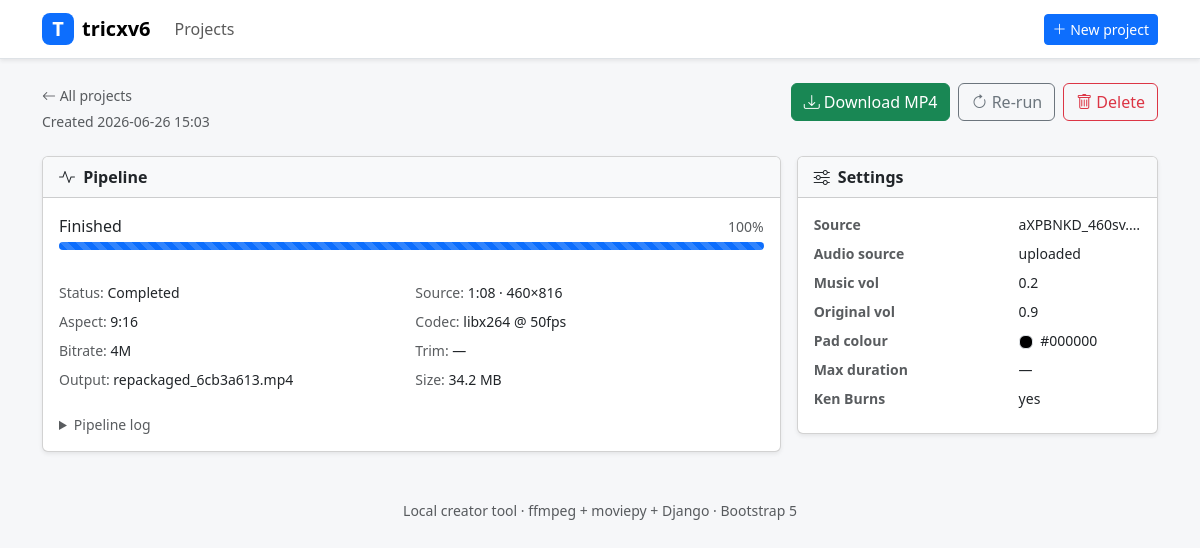
Screenshot of /projects/8/ with the database file from the repository.
### projects/models.py (models this page shows, shortened)
class VideoProject(models.Model):
    title = models.CharField(max_length=200, blank=True)
    original = models.FileField(upload_to=upload_to_original)
    original_filename = models.CharField(max_length=255, blank=True)
    duration_seconds = models.FloatField(null=True, blank=True)
    width = models.IntegerField(null=True, blank=True)
    height = models.IntegerField(null=True, blank=True)
    song_url = models.URLField(blank=True)
    song_file = models.FileField(upload_to=upload_to_audio, blank=True)
    music_volume = models.FloatField(
        default=0.8, help_text="Background music volume 0.0–1.0"
    )
    original_audio_volume = models.FloatField(
        default=0.2, help_text="Original audio volume 0.0–1.0"
    )
    aspect_ratio = models.CharField(
        max_length=10, choices=ASPECT_RATIO_CHOICES, default="9:16"
    )
    pad_color = models.CharField(
        max_length=7, default="#000000", help_text="Background padding colour (hex)"
    )
    codec = models.CharField(max_length=20, choices=CODEC_CHOICES, default="libx264")
    fps = models.IntegerField(choices=FPS_CHOICES, default=30)
    bitrate = models.CharField(max_length=10, choices=BITRATE_CHOICES, default="2M")
    max_duration = models.IntegerField(
        default=0, help_text="Trim to N seconds (0 = keep full duration)"
    )
    start_seconds = models.FloatField(
        default=0.0, help_text="Trim start point in seconds (0 = from beginning)"
    )
    end_seconds = models.FloatField(
        default=0.0, help_text="Trim end point in seconds (0 = until end of clip)"
    )
    ken_burns = models.BooleanField(
        default=False, help_text="Slow pan/zoom (good for photo slideshows)"
    )
    output = models.FileField(upload_to=upload_to_output, blank=True)
    output_filename = models.CharField(max_length=255, blank=True)
    output_size_bytes = models.BigIntegerField(null=True, blank=True)
    status = models.CharField(max_length=20, choices=STATUS_CHOICES, default="draft")
    progress = models.IntegerField(default=0, help_text="0–100")
    current_stage = models.CharField(max_length=100, blank=True)
    error_message = models.TextField(blank=True)
    log = models.TextField(blank=True)
    created_at = models.DateTimeField(default=timezone.now)
    updated_at = models.DateTimeField(auto_now=True)
    started_at = models.DateTimeField(null=True, blank=True)
    completed_at = models.DateTimeField(null=True, blank=True)
    class Meta:
        ordering = ["-created_at"]
    @property
    def is_terminal(self) -> bool:
        return self.status in ("done", "failed")

### projects/views.py (the view)
# urls.py: path("projects/<int:pk>/", views.project_detail, name="project_detail"),
def project_detail(request, pk: int):
    project = get_object_or_404(VideoProject, pk=pk)
    return render(request, "projects/detail.html", {"project": project})

### projects/services/probe.py (called while the page is built)
def format_duration(seconds: float) -> str:
    if seconds <= 0:
        return "—"
    total = int(round(seconds))
    h, rem = divmod(total, 3600)
    m, s = divmod(rem, 60)
    if h:
        return f"{h}:{m:02d}:{s:02d}"
    return f"{m}:{s:02d}"

### projects/templatetags/project_extras.py (called while the page is built)
@register.filter(name="durationformat")
def durationformat(value):
    try:
        seconds = float(value) if value is not None else 0.0
    except (TypeError, ValueError):
        return "—"
    return format_duration(seconds)

### templates/projects/detail.html (shortened to what this page needs)
{% extends "base.html" %}
{% load project_extras %}
{% block content %}
<div class="d-flex flex-wrap justify-content-between align-items-start mb-4">
  <div>
    <a href="{% url 'project_list' %}" class="small text-muted text-decoration-none">
      <i class="bi bi-arrow-left"></i> All projects
    </a>
    <p class="text-muted small mb-0">Created {{ project.created_at|date:"Y-m-d H:i" }}</p>
  </div>
  <div class="d-flex gap-2 flex-wrap">
    {% if project.status == 'done' and project.output %}
      <a href="{% url 'project_download' pk=project.pk %}" class="btn btn-success">
        <i class="bi bi-download"></i> Download MP4
      </a>
    {% endif %}
    {% if project.is_terminal or project.status == 'queued' %}
      <form method="post" action="{% url 'project_start' pk=project.pk %}">
        <button type="submit" class="btn btn-outline-secondary">
          <i class="bi bi-arrow-clockwise"></i> Re-run
        </button>
      </form>
    {% endif %}
    <form method="post" action="{% url 'project_delete' pk=project.pk %}"
          onsubmit="return confirm('Delete this project and its files?');">
      <button type="submit" class="btn btn-outline-danger">
        <i class="bi bi-trash"></i> Delete
      </button>
    </form>
  </div>
</div>
<div class="row g-3">
  <div class="col-lg-8">
    <div class="card shadow-sm">
      <div class="card-header bg-light fw-semibold">
        <i class="bi bi-activity me-1"></i> Pipeline
      </div>
      <div class="card-body">
        <div class="d-flex justify-content-between align-items-center mb-1">
          <span id="stage-label" class="fw-medium">{{ project.current_stage|default:"Queued" }}</span>
          <span id="progress-pct" class="text-muted small">{{ project.progress }}%</span>
        </div>
        <div class="progress" role="progressbar" style="height: 8px;"
             aria-valuenow="{{ project.progress }}" aria-valuemin="0" aria-valuemax="100">
          <div id="progress-bar" class="progress-bar progress-bar-striped progress-bar-animated bg-primary"
               style="width: {{ project.progress }}%"></div>
        </div>
        <div class="row g-2 mt-4 small">
          <div class="col-md-6"><span class="text-muted">Status:</span>
            <span id="status-badge" class="fw-medium">{{ project.get_status_display }}</span>
          </div>
          <div class="col-md-6"><span class="text-muted">Source:</span>
            <span class="fw-medium">
              {% if project.duration_seconds %}{{ project.duration_seconds|durationformat }}{% else %}—{% endif %}
              {% if project.width and project.height %} · {{ project.width }}×{{ project.height }}{% endif %}
            </span>
          </div>
          <div class="col-md-6"><span class="text-muted">Aspect:</span>
            <span class="fw-medium">{{ project.aspect_ratio }}</span>
          </div>
          <div class="col-md-6"><span class="text-muted">Codec:</span>
            <span class="fw-medium">{{ project.codec }} @ {{ project.fps }}fps</span>
          </div>
          <div class="col-md-6"><span class="text-muted">Bitrate:</span>
            <span class="fw-medium">{{ project.bitrate }}</span>
          </div>
          <div class="col-md-6"><span class="text-muted">Trim:</span>
            <span class="fw-medium">
              {% if project.start_seconds or project.end_seconds %}
                {{ project.start_seconds|default:0 }}s – {{ project.end_seconds|default:project.duration_seconds|durationformat }}
              {% else %}—{% endif %}
            </span>
          </div>
          {% if project.output_filename %}
            <div class="col-md-6"><span class="text-muted">Output:</span>
              <span class="fw-medium">{{ project.output_filename }}</span>
            </div>
          {% endif %}
          {% if project.output_size_bytes %}
            <div class="col-md-6"><span class="text-muted">Size:</span>
              <span class="fw-medium">{{ project.output_size_bytes|filesizeformat }}</span>
            </div>
          {% endif %}
        </div>
        <details class="mt-4">
          <summary class="text-muted small" style="cursor: pointer;">Pipeline log</summary>
        </details>
      </div>
    </div>
  </div>
  <div class="col-lg-4">
    <div class="card shadow-sm">
      <div class="card-header bg-light fw-semibold">
        <i class="bi bi-sliders me-1"></i> Settings
      </div>
      <div class="card-body">
        <dl class="row mb-0 small">
          <dt class="col-7 text-muted">Source</dt>
          <dd class="col-5 text-truncate fw-medium" title="{{ project.original_filename }}">
            {{ project.original_filename|default:"—" }}
          </dd>
          <dt class="col-7 text-muted">Audio source</dt>
          <dd class="col-5 fw-medium">
            {% if project.song_file %}uploaded
            {% elif project.song_url %}URL
            {% else %}none{% endif %}
          </dd>
          <dt class="col-7 text-muted">Music vol</dt>
          <dd class="col-5 fw-medium">{{ project.music_volume }}</dd>
          <dt class="col-7 text-muted">Original vol</dt>
          <dd class="col-5 fw-medium">{{ project.original_audio_volume }}</dd>
          <dt class="col-7 text-muted">Pad colour</dt>
          <dd class="col-5 fw-medium">
            <span class="d-inline-block rounded border align-middle me-1"
                  style="width: 14px; height: 14px; background: {{ project.pad_color }};"></span>
            {{ project.pad_color }}
          </dd>
          <dt class="col-7 text-muted">Max duration</dt>
          <dd class="col-5 fw-medium">
            {% if project.max_duration %}{{ project.max_duration }}s{% else %}—{% endif %}
          </dd>
          <dt class="col-7 text-muted">Ken Burns</dt>
          <dd class="col-5 fw-medium">
            {% if project.ken_burns %}yes{% else %}no{% endif %}
          </dd>
        </dl>
      </div>
    </div>
  </div>
</div>
{% endblock %}

### templates/base.html (style rules this page uses)
body { background: #f6f7f9; }

### rows the page displays
VideoProject: created_at "2026-06-26 15:03", current_stage "Finished", progress "100", status "Completed", duration_seconds|durationformat "1:08", width "460", height "816", aspect_ratio "9:16", codec "libx264", fps "50", bitrate "4M", output_filename "repackaged_6cb3a613.mp4", output_size_bytes|filesizeformat "34.2 MB", original_filename "aXPBNKD_460sv.…", music_volume "0.2", original_audio_volume "0.9", pad_color "#000000"
